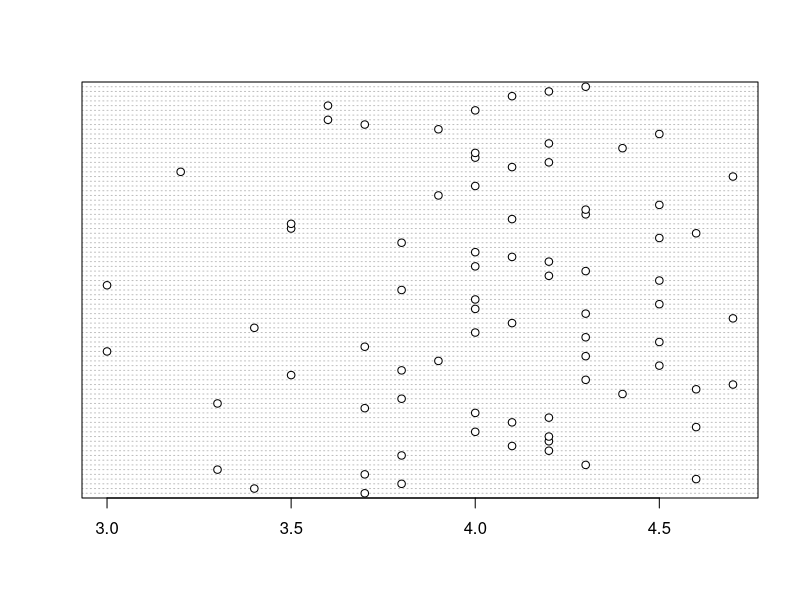

R code for this plot:
## ---- chunk 1
knitr::opts_chunk$set(echo = FALSE,
                      message = FALSE,
                      warning = FALSE )
## ---- chunk 2
# Cargar la biblioteca o paquete para leer archivos de Excel.
library(readxl)
library(tidyverse)

## ---- chunk 3
# Lectura de la base de datos.
encuesta <- read.csv("encuesta1.csv")
## ---- chunk 4
##Depuracion y adecuacion de la base de datos.
# Visualizar la estructura de la base de datos.
str(encuesta)
## ---- chunk 5
encuesta<-encuesta %>%
  mutate_if(is.character, as.factor)
## ---- chunk 6
glimpse(encuesta)
## ---- chunk 7
#Formato fechas o Dates.
encuesta<-encuesta %>%
  mutate(Q02_FechaNac= as.Date(as.character(Q02_FechaNac),"%Y-%m-%d"))
## ---- chunk 8
summary(encuesta$Q02_FechaNac)
## ---- chunk 9
# Calculo de la edad
encuesta<-encuesta %>%
  mutate(Edad = as.numeric(as.Date("2021-06-30") - Q02_FechaNac)/365.25)
## ---- chunk 10
# Conversion fecha-hora
encuesta<-encuesta %>%
  mutate(fecha_entrega= as.POSIXct(strptime(Enviado.el., format="%d/%m/%Y %H:%M:%S")), tiempo_usado= as.integer(format(fecha_entrega, "%M"))+ as.integer(format(fecha_entrega, "%S"))/ 60 -30)
## ---- chunk 11
encuesta %>%
  filter(Q08_PAPA >5)
## ---- chunk 12
# Cambio de la persona que puso 40, en vez de 4.0
encuesta$Q08_PAPA[encuesta$Q08_PAPA==45 & !is.na(encuesta$Q08_PAPA)] <- 4.5
## ---- chunk 13
dotchart(encuesta$Q08_PAPA)
